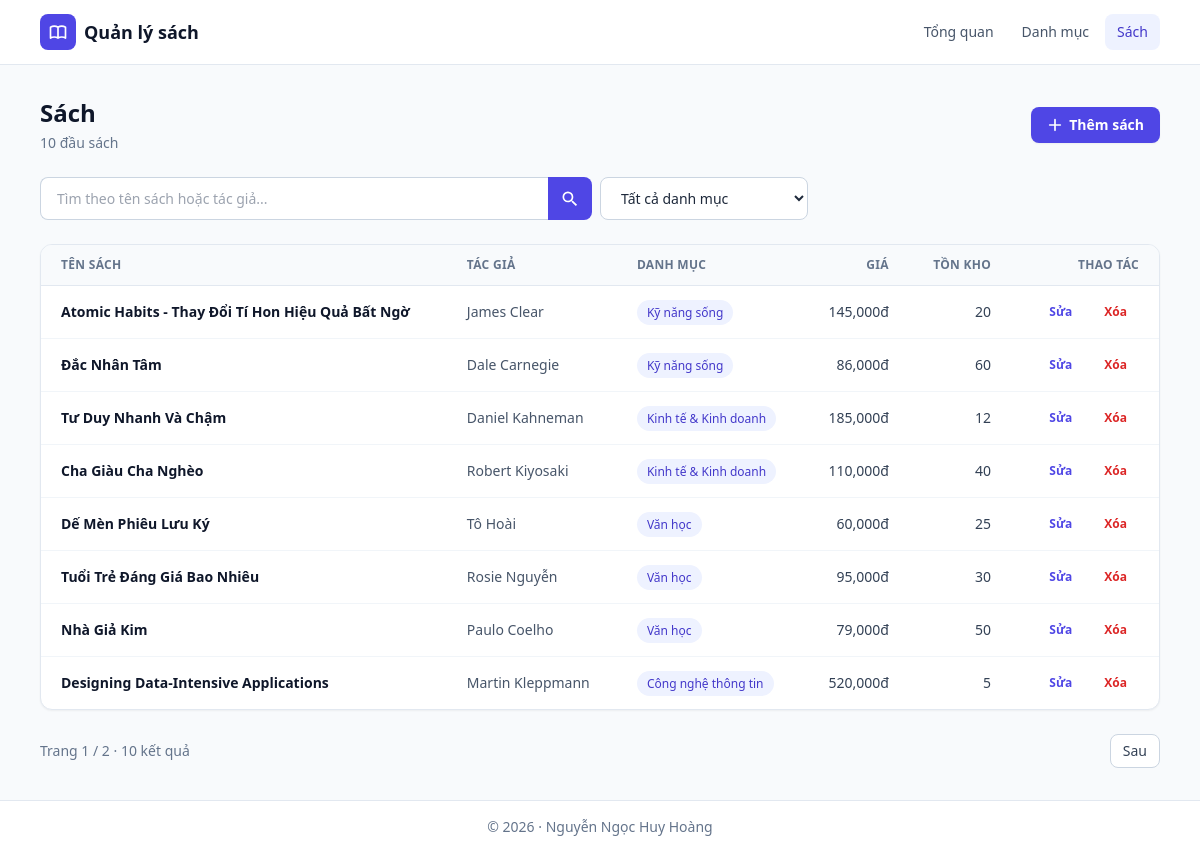
/books, run on the app's committed database.
### book_management/models.py (models this page shows, shortened)
class Book(db.Model):
    __tablename__ = "books"
    id: Mapped[int] = mapped_column(primary_key=True)
    title: Mapped[str] = mapped_column(String(200), nullable=False)
    author: Mapped[str] = mapped_column(String(100), nullable=False)
    price: Mapped[float] = mapped_column(Float, default=0.0)
    stock: Mapped[int] = mapped_column(Integer, default=0)
    category_id: Mapped[int] = mapped_column(
        ForeignKey("categories.id"), nullable=False
    )
    category: Mapped["Category"] = relationship(back_populates="books")

class Category(db.Model):
    __tablename__ = "categories"
    id: Mapped[int] = mapped_column(primary_key=True)
    name: Mapped[str] = mapped_column(String(100), unique=True, nullable=False)
    description: Mapped[str | None] = mapped_column(Text, nullable=True)
    books: Mapped[list["Book"]] = relationship(back_populates="category")

### book_management/routes.py (the view)
@main_bp.route("/books")
def list_books():
    category_id = request.args.get("category_id", type=int)
    search = request.args.get("q", "").strip()
    page = request.args.get("page", 1, type=int)
    categories = db.session.scalars(db.select(Category).order_by(Category.name)).all()
    stmt = db.select(Book)
    if category_id:
        stmt = stmt.where(Book.category_id == category_id)
    if search:
        like = f"%{search}%"
        stmt = stmt.where(or_(Book.title.ilike(like), Book.author.ilike(like)))
    stmt = stmt.order_by(Book.id.desc())
    pagination = db.paginate(stmt, page=page, per_page=PER_PAGE, error_out=False)
    return render_template(
        "books/list.html",
        pagination=pagination,
        categories=categories,
        selected_cat=category_id,
        search=search,
    )

### book_management/templates/books/list.html (shortened to what this page needs)
{% extends 'base.html' %}
{% from 'macros/ui.html' import page_header, row_actions, pager %}
{% block content %}
{{ page_header('Sách', pagination.total ~ ' đầu sách', url_for('main.add_book', category_id=selected_cat), 'Thêm sách') }}
<form method="get" class="flex max-w-3xl flex-col gap-2 sm:flex-row">
  <div class="flex min-w-0 flex-1">
    <input name="q" value="{{ search }}" type="search" placeholder="Tìm theo tên sách hoặc tác giả..." class="relative min-w-0 flex-1 rounded-l-lg border border-r-0 border-slate-300 bg-white px-4 py-2.5 text-sm outline-none focus:z-10 focus:border-indigo-500 focus:ring-2 focus:ring-indigo-200" />
    <button type="submit" title="Tìm kiếm" aria-label="Tìm kiếm" class="flex shrink-0 items-center justify-center rounded-r-lg bg-indigo-600 px-3 text-white hover:bg-indigo-500">
      <svg xmlns="http://www.w3.org/2000/svg" class="h-5 w-5" viewBox="0 0 24 24" fill="currentColor"><path d="M15.5 14h-.79l-.28-.27A6.471 6.471 0 0 0 16 9.5 6.5 6.5 0 1 0 9.5 16c1.61 0 3.09-.59 4.23-1.57l.27.28v.79l5 4.99L20.49 19l-4.99-5zm-6 0C7.01 14 5 11.99 5 9.5S7.01 5 9.5 5 14 7.01 14 9.5 11.99 14 9.5 14z"/></svg>
    </button>
  </div>
  <select name="category_id" onchange="this.form.submit()" class="shrink-0 rounded-lg border border-slate-300 bg-white px-4 py-2.5 text-sm outline-none focus:border-indigo-500 focus:ring-2 focus:ring-indigo-200 sm:w-52">
    <option value="">Tất cả danh mục</option>
  </select>
</form>
<div class="overflow-hidden rounded-xl border border-slate-200 bg-white shadow-sm">
  <div class="overflow-x-auto">
    <table class="min-w-full divide-y divide-slate-200 text-sm">
      <thead class="bg-slate-50 text-left text-xs font-semibold uppercase tracking-wide text-slate-500">
        <tr>
          <th class="px-5 py-3">Tên sách</th>
          <th class="px-5 py-3">Tác giả</th>
          <th class="px-5 py-3">Danh mục</th>
          <th class="px-5 py-3 text-right">Giá</th>
          <th class="px-5 py-3 text-right">Tồn kho</th>
          <th class="px-5 py-3 text-right">Thao tác</th>
        </tr>
      </thead>
      <tbody class="divide-y divide-slate-100">
        {% for book in pagination.items %}
        <tr class="hover:bg-slate-50">
          <td class="px-5 py-3 font-semibold text-slate-900">{{ book.title }}</td>
          <td class="px-5 py-3 text-slate-600">{{ book.author }}</td>
          <td class="px-5 py-3">
            <span class="rounded-full bg-indigo-50 px-2.5 py-1 text-xs font-medium text-indigo-700">{{ book.category.name }}</span>
          </td>
          <td class="whitespace-nowrap px-5 py-3 text-right text-slate-700">{{ '{:,.0f}'.format(book.price) }}đ</td>
          <td class="px-5 py-3 text-right {{ 'font-semibold text-red-600' if book.stock == 0 else 'text-slate-700' }}">{{ book.stock }}</td>
          <td class="px-5 py-3">
            {{ row_actions(url_for('main.edit_book', id=book.id), url_for('main.delete_book', id=book.id), "Xóa sách '" ~ book.title ~ "'?") }}
          </td>
        </tr>
        {% else %}
        <tr><td colspan="6" class="px-5 py-10 text-center text-slate-500">Không có sách nào.</td></tr>
        {% endfor %}
      </tbody>
    </table>
  </div>
</div>
{{ pager(pagination) }}
{% endblock %}

### book_management/templates/macros/ui.html (shortened to what this page needs)
{% macro page_header(title, subtitle='', action_url=None, action_label='Thêm mới', back=False) -%}
<div class="flex flex-col gap-3 sm:flex-row sm:items-center sm:justify-between">
  <div>
    <h1 class="text-2xl font-bold text-slate-900">{{ title }}</h1>
    {% if subtitle %}<p class="mt-1 text-sm text-slate-500">{{ subtitle }}</p>{% endif %}
  </div>
  {% if action_url %}
    {% if back %}
    <a href="{{ action_url }}" class="inline-flex items-center justify-center rounded-lg border border-slate-300 bg-white px-4 py-2 text-sm font-semibold text-slate-700 hover:bg-slate-50">← {{ action_label }}</a>
    {% else %}
    <a href="{{ action_url }}" class="inline-flex items-center justify-center gap-1.5 rounded-lg bg-indigo-600 px-4 py-2 text-sm font-semibold text-white shadow-sm transition hover:bg-indigo-500">
      <svg xmlns="http://www.w3.org/2000/svg" class="h-4 w-4" fill="none" viewBox="0 0 24 24" stroke="currentColor" stroke-width="2.5"><path stroke-linecap="round" stroke-linejoin="round" d="M12 4v16m8-8H4" /></svg>
      {{ action_label }}
    </a>
    {% endif %}
  {% endif %}
</div>
{%- endmacro %}
{% macro row_actions(edit_url, delete_url, confirm_text) -%}
<div class="flex justify-end gap-2">
  <a href="{{ edit_url }}" class="rounded-lg px-3 py-1.5 text-xs font-semibold text-indigo-600 hover:bg-indigo-50">Sửa</a>
  <form action="{{ delete_url }}" method="post">
    <button type="button" data-confirm="{{ confirm_text }}" class="rounded-lg px-3 py-1.5 text-xs font-semibold text-red-600 hover:bg-red-50">Xóa</button>
  </form>
</div>
{%- endmacro %}
{% macro pager(p) -%}
{% if p.pages > 1 %}
<div class="flex items-center justify-between text-sm text-slate-500">
  <span>Trang {{ p.page }} / {{ p.pages }} · {{ p.total }} kết quả</span>
  <div class="flex gap-2">
    {% if p.has_next %}
    <a href="{{ url_for(request.endpoint, **dict(request.args.to_dict(), page=p.next_num)) }}" class="rounded-lg border border-slate-300 bg-white px-3 py-1.5 font-medium text-slate-700 hover:bg-slate-50">Sau</a>
    {% endif %}
  </div>
</div>
{% endif %}
{%- endmacro %}

### data on the page
Book: title "Atomic Habits - Thay Đổi Tí Hon Hiệu Quả Bất Ngờ", author "James Clear", category.name "Kỹ năng sống", price "145,000", stock "20"
Book: title "Đắc Nhân Tâm", author "Dale Carnegie", category.name "Kỹ năng sống", price "86,000", stock "60"
Book: title "Tư Duy Nhanh Và Chậm", author "Daniel Kahneman", category.name "Kinh tế & Kinh doanh", price "185,000", stock "12"
Book: title "Cha Giàu Cha Nghèo", author "Robert Kiyosaki", category.name "Kinh tế & Kinh doanh", price "110,000", stock "40"
Book: title "Dế Mèn Phiêu Lưu Ký", author "Tô Hoài", category.name "Văn học", price "60,000", stock "25"
Book: title "Tuổi Trẻ Đáng Giá Bao Nhiêu", author "Rosie Nguyễn", category.name "Văn học", price "95,000", stock "30"
Book: title "Nhà Giả Kim", author "Paulo Coelho", category.name "Văn học", price "79,000", stock "50"
Book: title "Designing Data-Intensive Applications", author "Martin Kleppmann", category.name "Công nghệ thông tin", price "520,000", stock "5"

### other printed values
{{ label }} "Tổng quan" "Danh mục" "Sách"
{{ title }} "Sách"
{{ subtitle }} "10 đầu sách"
{{ action_label }} "Thêm sách"
{{ p.page }} "1"
{{ p.pages }} "2"
{{ p.total }} "10"
